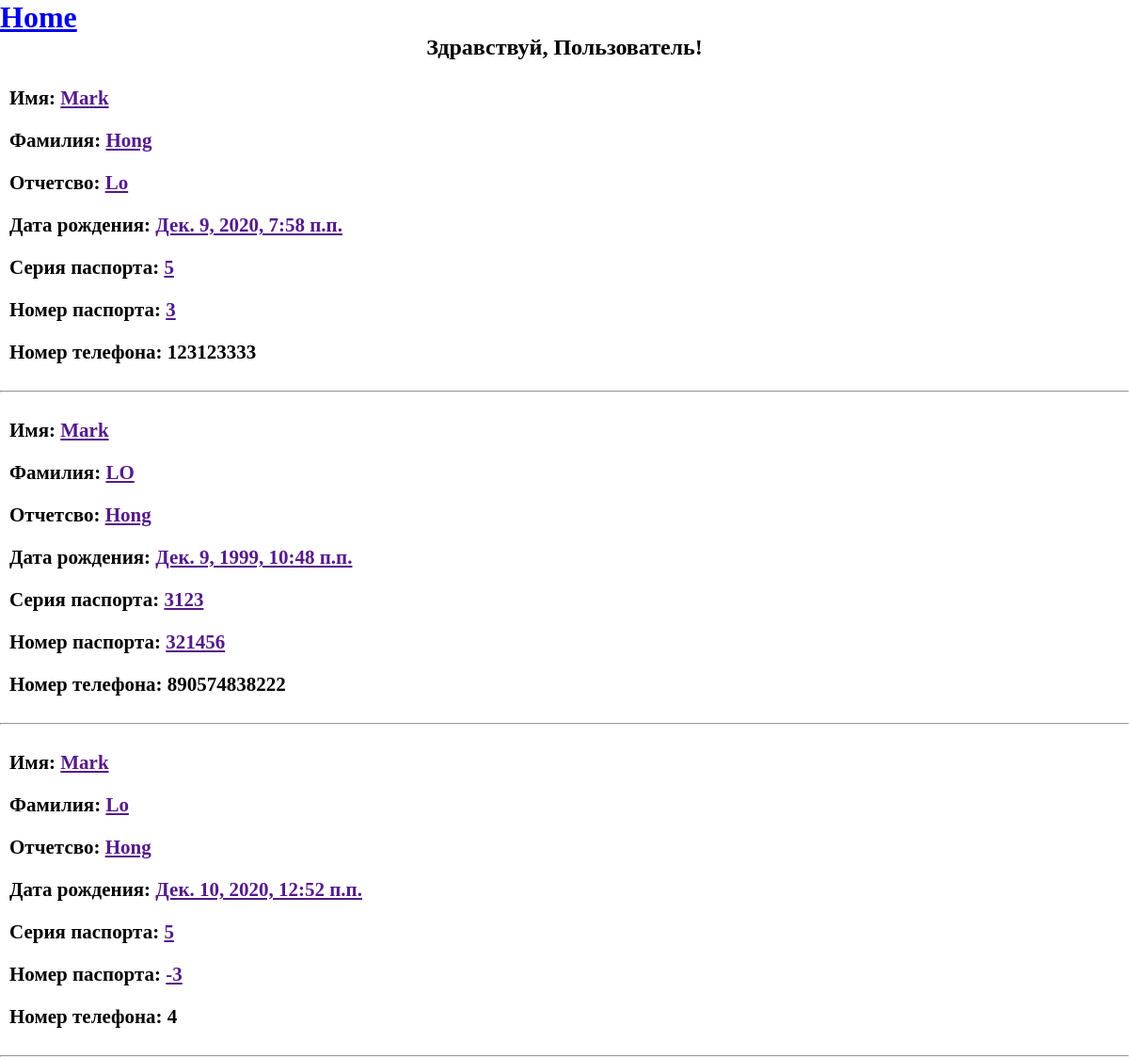
The page / on the database its author committed.
### my_app/models.py (models this page shows)
class Client(models.Model):
    id = models.AutoField(primary_key=True)
    firstName = models.CharField(max_length=50)
    middleName = models.CharField(max_length=50)
    lastName = models.CharField(max_length=50)
    dateOfBirth = models.DateTimeField(default=timezone.now)
    passportSeries = models.IntegerField()
    passportNumber = models.IntegerField()
    phoneNumber = models.IntegerField()

### my_app/views.py (the view)
# urls.py: path('', views.Client_list, name='Client_list'),
def Client_list (request):
    clients = Client.objects.order_by('id')
    return render(request, 'my_app/Client_list.html', {'clients': clients})

### my_app/templates/my_app/Client_list.html (shortened to what this page needs)
<!DOCTYPE html>
{% load static %}
<html>
<head>
  <link rel="stylesheet" href="{% static 'css/app.css' %}">
</head>
<body>
<div>
  <h1><a href="/">Home</a></h1>
</div>
<div>
  <h2>Здравствуй, Пользователь!</h2>
</div>
<div class="center">
  {% for Client in clients %}
  <br/>
  <div class = "dblock">
    <h3 > Имя: <a href="">{{ Client.firstName }}</a></h3>
    <h3> Фамилия: <a href="">{{ Client.middleName }}</a></h3>
    <h3> Отчетсво: <a href="">{{ Client.lastName}}</a></h3>
    <h3> Дата рождения: <a href="">{{ Client.dateOfBirth}}</a></h3>
    <h3> Серия паспорта: <a href="">{{ Client.passportSeries}}</a></h3>
    <h3> Номер паспорта: <a href="">{{ Client.passportNumber}}</a></h3>
    <h3> Номер телефона: {{ Client.phoneNumber}} </h3>
  </div>
  <br/>
  <hr/>
  {% endfor %}
</div>
</body>
</html>

### my_app/static/css/app.css (style rules this page uses)
* { margin: 0; padding: 0; box-sizing: border-box; }
.center { width: 100%; }
.dblock { width: 100%; }
h2 { text-align: center; }
h3 { padding: 10px; font-size: 21px; }

### rows shown on the page
Client: firstName "Mark", middleName "Hong", lastName "Lo", dateOfBirth "Дек. 9, 2020, 7:58 п.п.", passportSeries "5", passportNumber "3", phoneNumber "123123333"
Client: firstName "Mark", middleName "LO", lastName "Hong", dateOfBirth "Дек. 9, 1999, 10:48 п.п.", passportSeries "3123", passportNumber "321456", phoneNumber "890574838222"
Client: firstName "Mark", middleName "Lo", lastName "Hong", dateOfBirth "Дек. 10, 2020, 12:52 п.п.", passportSeries "5", passportNumber "-3", phoneNumber "4"
